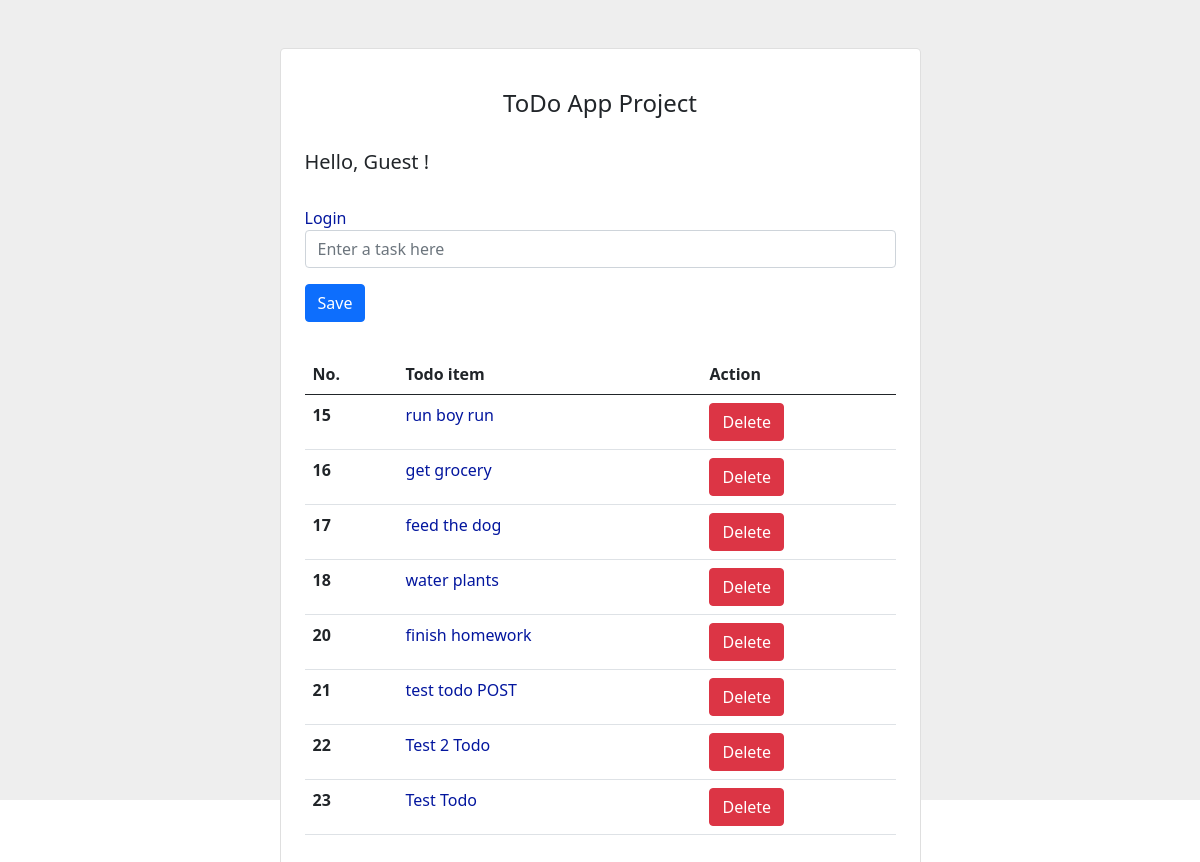
The page /todoapp/ on the database as committed earlier.
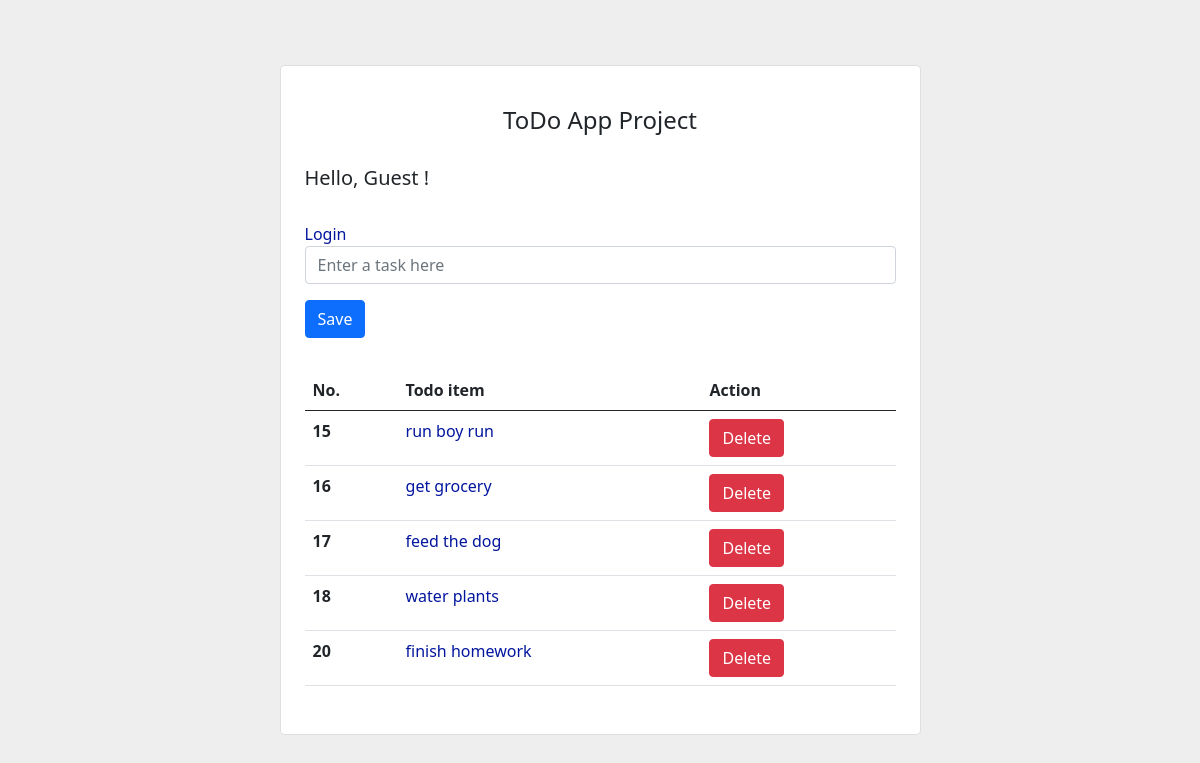
The same page on the database as committed later.
### todoapp/models.py (models this page shows)
class TodoList(models.Model):
    name = models.CharField(max_length=110, unique=True)

### todoapp/views.py (the view)
# urls.py: path('todoapp/', todoappview, name='home'),
def todoappview(request):
    all_todo_items = TodoList.objects.all()
    return render(request, 'index.html', {'all_items': all_todo_items})

### templates/index.html (shortened to what this page needs)
<!DOCTYPE html>
<html lang="en">
    <head>
        <link href="https://cdn.jsdelivr.net/npm/bootstrap@5.0.2/dist/css/bootstrap.min.css" rel="stylesheet">
    </head>
    <body>
        <section class="vh-100" style="background-color: #eee;">
    <div class="container py-5 h-100">
    <div class="row d-flex justify-content-center align-items-center h-100">
      <div class="col col-lg-9 col-xl-7">
        <div class="card rounded-3">
          <div class="card-body p-4">
            <h4 class="text-center my-3 pb-3">ToDo App Project</h4>
            <h5 class="text-right my-3 pb-3">Hello, {{user.username|default:'Guest'}} !</h5>
            <div class="text-left">
                {% if user.is_authenticated %}
                    <a href="{% url 'logout' %}">Logout</a>
                    <a href="{% url 'password_change' %}">Change Password</a>
                {% else %}
                    <a href="{% url 'login' %}">Login</a>
                {% endif %}
            </div>
            <form action="{% url 'addtodo' %}" method="post" class="row row-cols-lg-auto g-3 justify-content-center align-items-center mb-4 pb-2">
              <div class="col-12">
                <div class="form-outline">
                  <input type="text" id="form1" class="form-control" name="todoname" placeholder="Enter a task here" />
                </div>
              </div>
              <div class="col-12">
                <button type="submit" class="btn btn-primary">Save</button>
              </div>
            </form>
            <table class="table mb-4">
              <thead>
                <tr>
                  <th scope="col">No.</th>
                  <th scope="col">Todo item</th>
                  <th scope="col">Action</th>
                </tr>
              </thead>
              <tbody>
                {% for item in all_items %}
                <tr>
                  <th scope="row">{{item.id}}</th>
                  <td><a href="{% url 'todolistpage' i=item.id %}">{{item.name}}</a></td>
                  <td>
                    <form action="{% url 'deletetodo' i=item.id %}" method="post">
                        <button type="submit" class="btn btn-danger">Delete</button>
                    </form>
                  </td>
                </tr>
                {% endfor %}
              </tbody>
            </table>
          </div>
        </div>
      </div>
    </div>
  </div>
</section>
    </body>
</html>

Rows that differ between the two databases and show on the page:
removed TodoList: id "21", name "test todo POST"
removed TodoList: id "22", name "Test 2 Todo"
removed TodoList: id "23", name "Test Todo"
